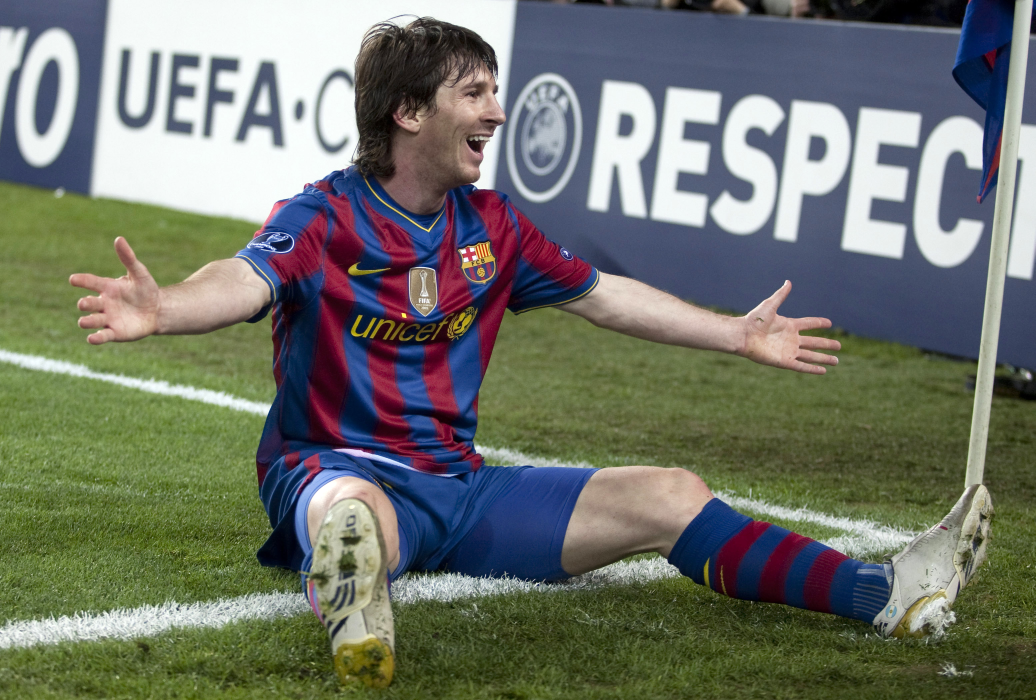
//> input picture c++/data/Leo.jpg, 3106 x 2100 px (shown at 1/3 size)
$ ./ep6   (built with g++ and OpenCV 4)
//> lines starting //> are read from the running program, lines starting //| are printed output that depends on the picture
#include <iostream>
#include <opencv2/opencv.hpp>


/*

This code is for Laplace filters. Try them :) !!!!

*/


int main() {
    // Carga de la imagen en escala de grises
    cv::Mat img = cv::imread("/home/uli/Desktop/tec/personal/vision/c++/data/Leo.jpg", cv::IMREAD_GRAYSCALE);
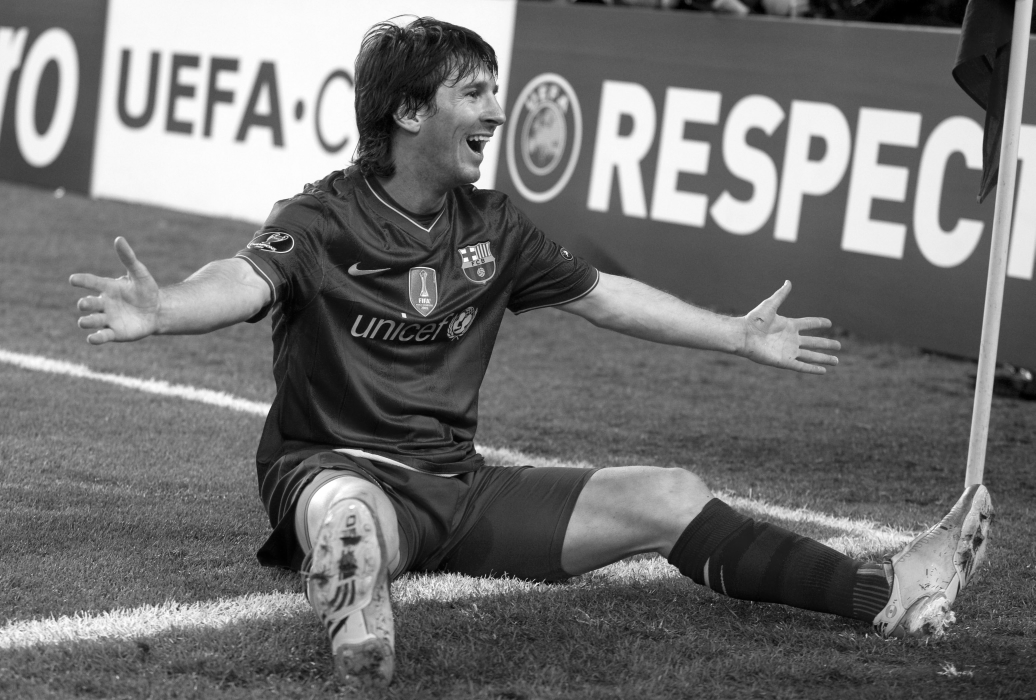
//> img: 2100 rows x 3106 cols, CV_8UC1 (shown at 1/3 size); min 0, max 255, mean 113.3

    if (img.empty()) {
        std::cerr << "Error: Unable to load the image.\n";
        return -1;
    }

    // Crear ventanas con tamaño ajustable
    cv::namedWindow("INPUT", cv::WINDOW_NORMAL);
    cv::namedWindow("OUTPUT", cv::WINDOW_NORMAL);

    // Ajustar el tamaño inicial de las ventanas
    cv::resizeWindow("INPUT", 200, 200);  // Ventana INPUT: 600x400 píxeles
    cv::resizeWindow("OUTPUT", 200, 200); // Ventana OUTPUT: 600x400 píxeles
    cv::resizeWindow("Laplace", 200, 200);

    cv::Mat Img_output, laplace_out;

    // Parámetros de Sobel
    int dx = 1; //True or false
    int dy = 1; //True or false. Cant be both 0 or 1
    //dx focus on horizontal lines, dy on vertical lines
    int sobel_kernel_size = 3;
    int scaleFactor = 2;
    int deltaValue = 2;

    while (1) {
        // Aplicar filtro Sobel
        cv::Sobel(img, Img_output, CV_8UC1, dx, dy, sobel_kernel_size, scaleFactor, deltaValue);
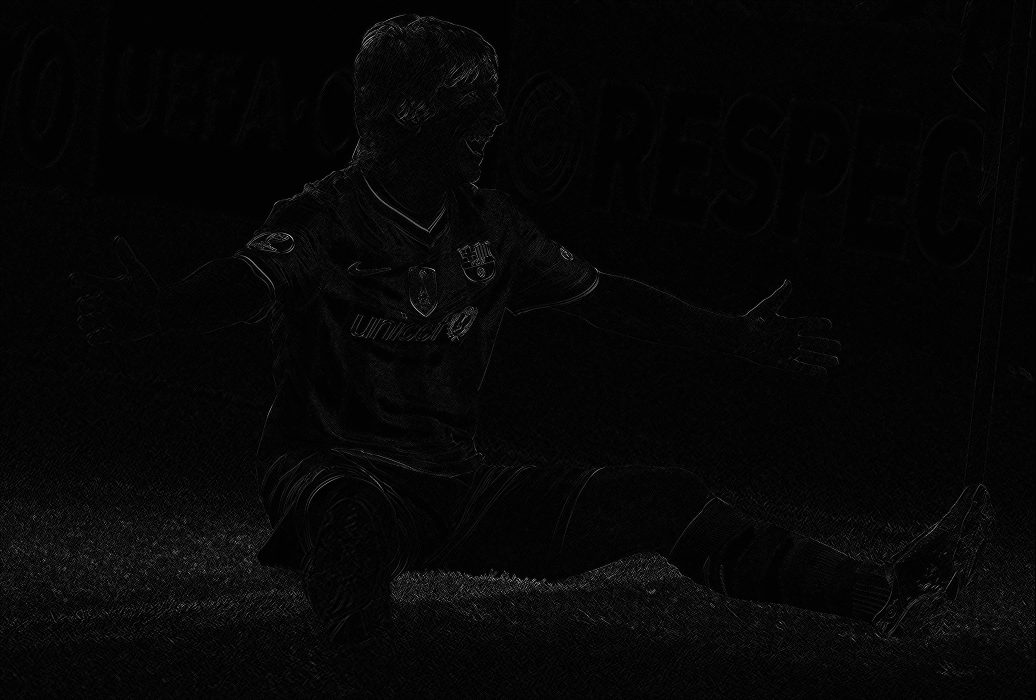
//> Img_output: 2100 rows x 3106 cols, CV_8UC1 (shown at 1/3 size); min 0, max 255, mean 6.4

        //Apply Laplace
        cv::Laplacian(img,laplace_out, -1, 1, 1, 0); //(input,output, depth, kernel size, scale factor, delta)

        // Mostrar imágenes en las ventanas
        cv::imshow("INPUT", img);
        cv::imshow("Laplace", laplace_out);
        cv::imshow("OUTPUT", Img_output);

        // Leer teclas presionadas
        int c = cv::waitKey(1);
//> the 'q' key is pressed
        if ((char)c == 'q') {
            std::cout << "Pressed 'q'. Exiting.\n";
            break;
        } else if ((char)c == 'a') {
            std::cout << "Pressed 'a'.\n";
           if (dx && dy) {
                dx = 0;
            }
            else {
                dx = 1;
            }

        } else if ((char)c == 's') {
            std::cout << "Pressed 's'.\n";
            if (dx && dy) {
                dy = 0;
            }
            else {
                dy = 1;
            }
        } else if ((char)c == 'd') {
            std::cout << "Pressed 'd'.\n";
            sobel_kernel_size +=2;
        }
         else if ((char)c == 'f') {
            std::cout << "Pressed 'f'.\n";
            if(sobel_kernel_size >1){
                sobel_kernel_size -=2;
            }
        }
        else if ((char)c == 'z') {
            std::cout << "Pressed 'z'.\n";
            scaleFactor ++;
        }
        else if ((char)c == 'x') {
            std::cout << "Pressed 'x'.\n";
            scaleFactor --;
        }
        else if ((char)c == 'c') {
            std::cout << "Pressed 'c'.\n";
            deltaValue ++;
        }
        else if ((char)c == 'v') {
            std::cout << "Pressed 'v'.\n";
            deltaValue --;
        }
    }


    return 0;
}
